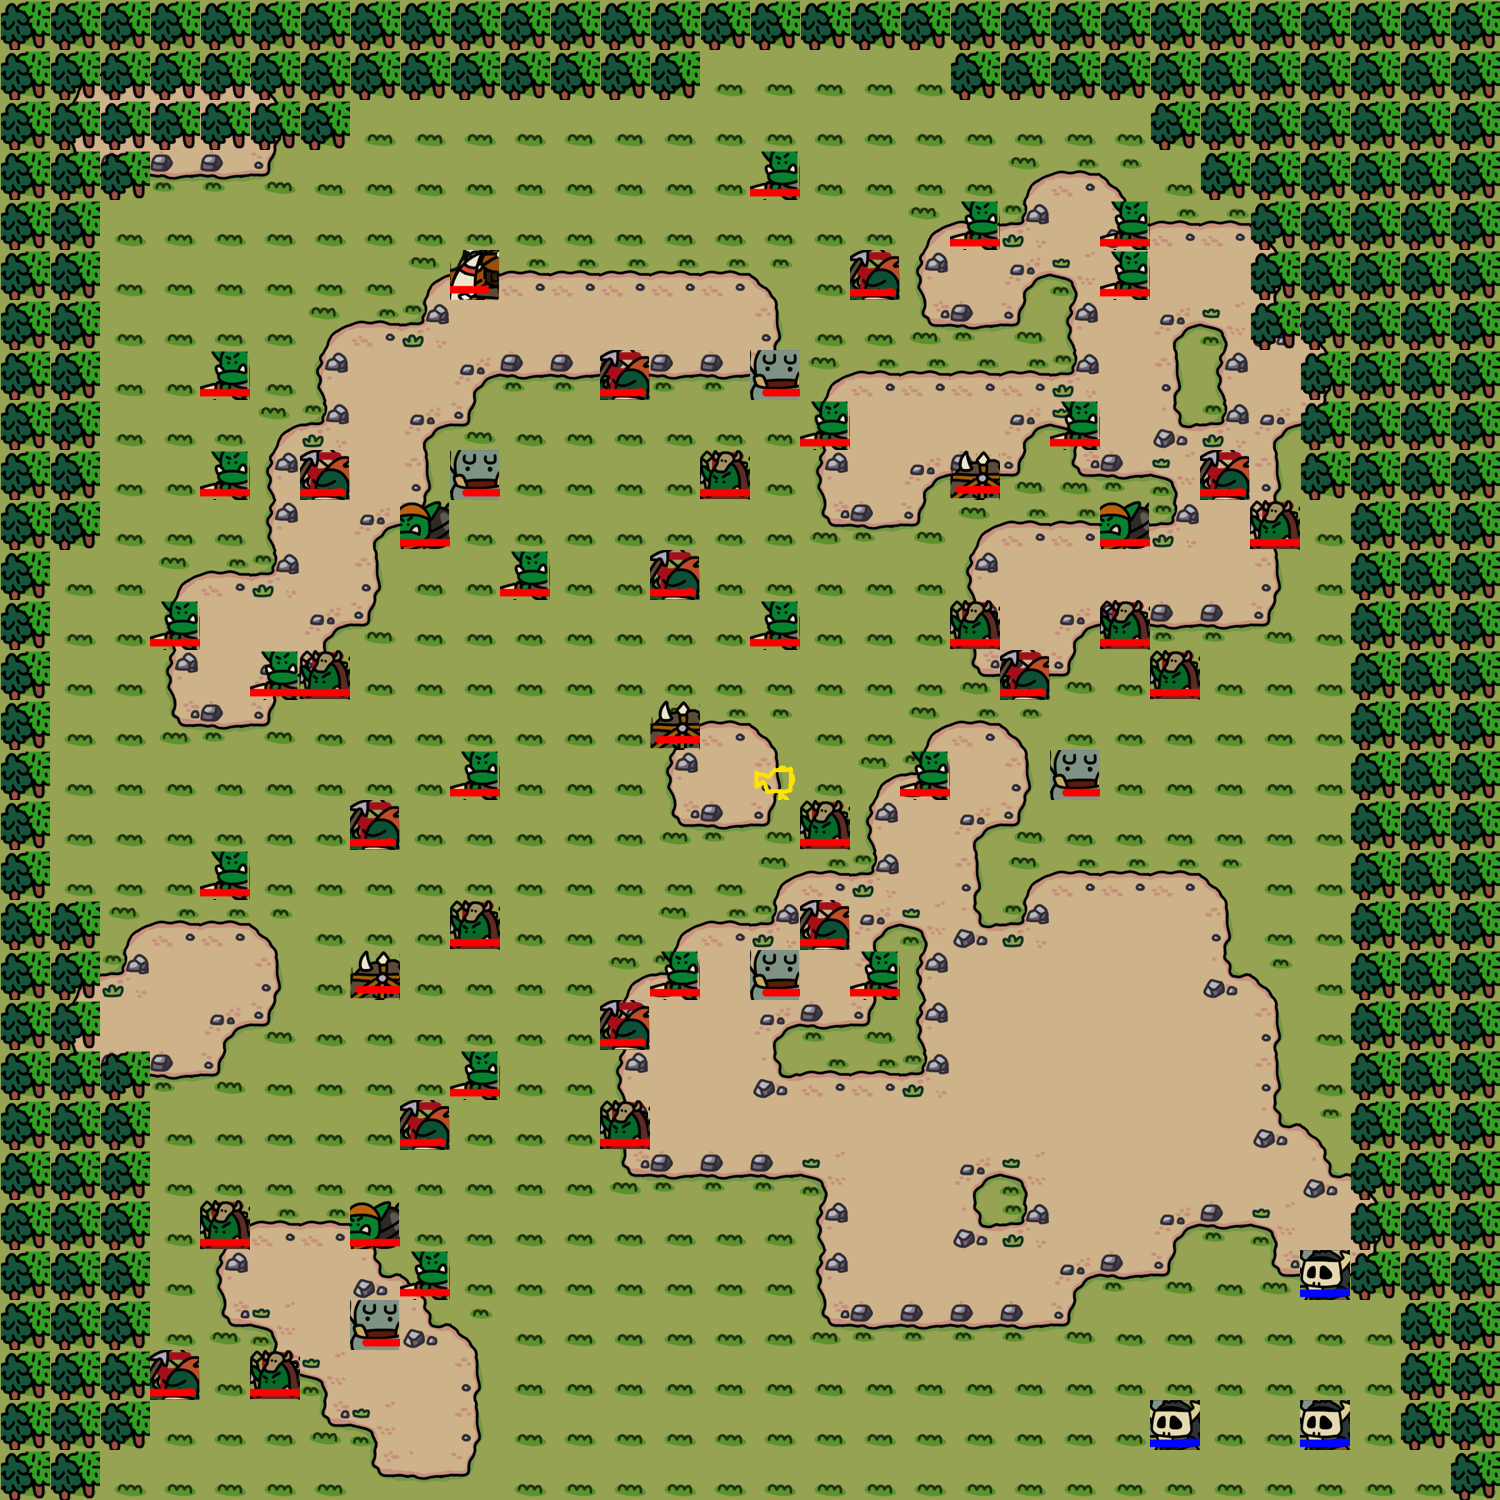

A level layout from a 2D game, rendered from its tile map. Below: a short description, then the map file with tile-grid data replaced by summaries:
An orthogonal 30x30 tile map with 50x50 px tiles, 4 tile layers (stage, soil, deco, unit).

<map version="1.0" orientation="orthogonal" renderorder="right-down" width="30" height="30" tilewidth="50" tileheight="50" nextobjectid="1">
 <tileset firstgid="1" name="grassTilemap" tilewidth="50" tileheight="50" tilecount="200">
  <image source="50TileSet.png" width="512" height="1024" />
  <terraintypes>
   <terrain name="soil" tile="-1" />
  </terraintypes>
  <tile id="30" terrain=",,,0" />
  <tile id="31" terrain=",,0,0" />
  <tile id="32" terrain=",,0," />
  <tile id="33" terrain="0,0,0," />
  <tile id="34" terrain="0,0,,0" />
  <tile id="40" terrain=",0,,0" />
  <tile id="41" terrain="0,0,0,0" />
  <tile id="42" terrain="0,,0," />
  <tile id="43" terrain="0,,0,0" />
  <tile id="44" terrain=",0,0,0" />
  <tile id="50" terrain=",0,," />
  <tile id="51" terrain="0,0,," />
  <tile id="52" terrain="0,,," />
 </tileset>
 <layer name="stage" width="30" height="30">
  <data>[900 cells, 900 non-empty, 2 distinct tile ids]</data>
 </layer>
 <layer name="soil" width="30" height="30">
  <data>[900 cells, 349 non-empty, 16 distinct tile ids]</data>
 </layer>
 <layer name="deco" width="30" height="30">
  <data>[900 cells, 213 non-empty, 1 distinct tile ids]</data>
 </layer>
 <layer name="unit" width="30" height="30">
  <data>[900 cells, 57 non-empty, 9 distinct tile ids]</data>
 </layer>
</map>
